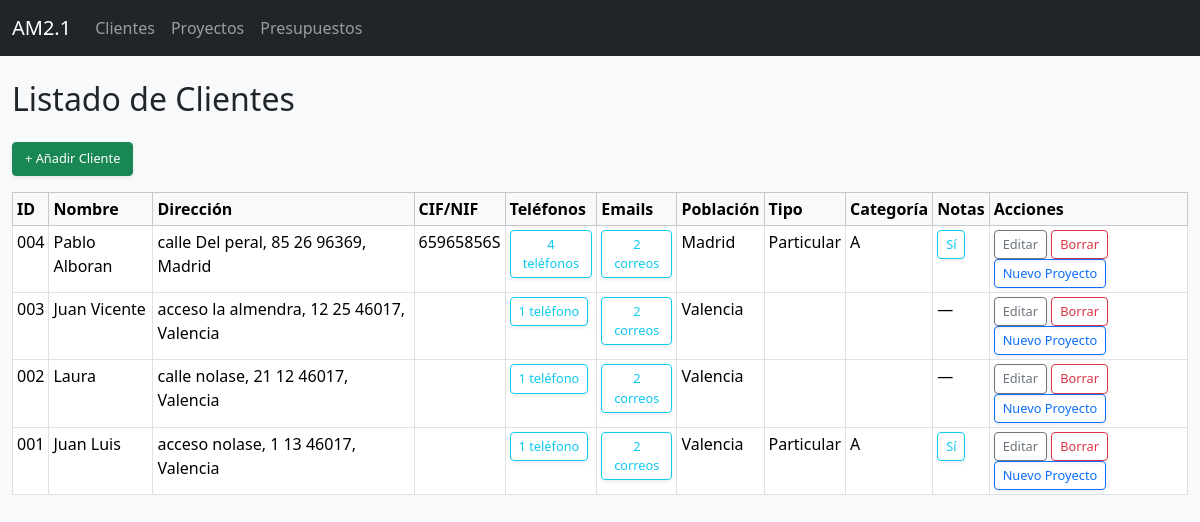
Page /clientes on the earlier database version.
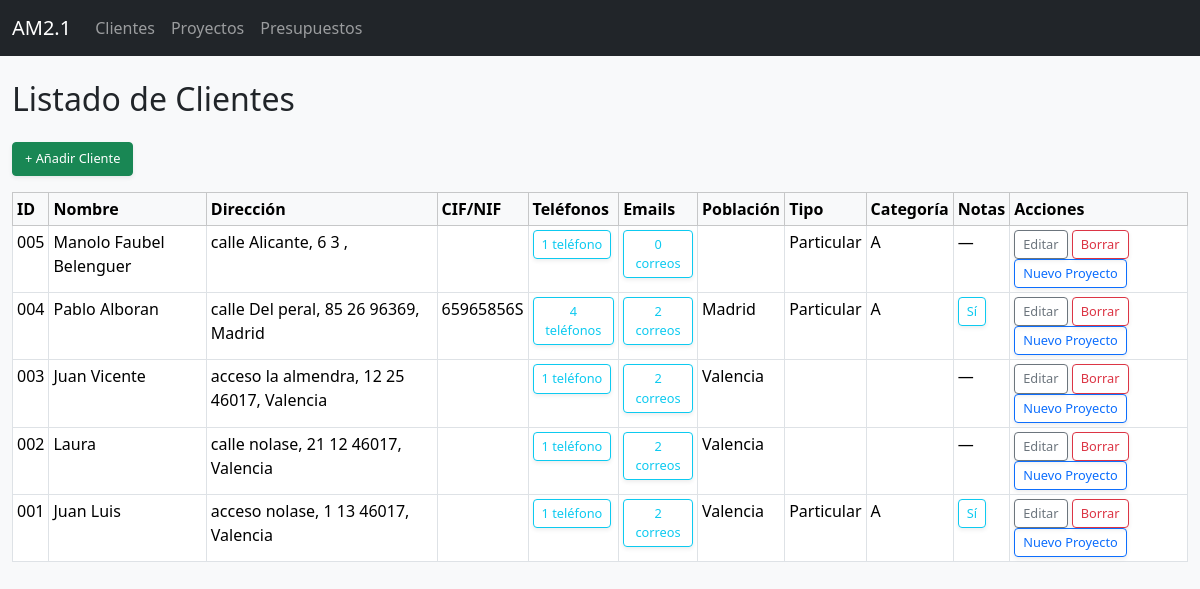
Same page on the later database version.
### tables this page shows
CREATE TABLE clientes (
            id INTEGER PRIMARY KEY AUTOINCREMENT,
            nombre TEXT NOT NULL,
            tipo_via TEXT,
            nombre_via TEXT,
            numero_via TEXT,
            puerta TEXT,
            codigo_postal TEXT,
            cif_nif TEXT,
            telefono1 TEXT,
            telefono2 TEXT,
            telefono3 TEXT,
            telefono4 TEXT,
            mail1 TEXT,
            mail2 TEXT,
            poblacion TEXT
        , notas TEXT, tipo_cliente TEXT, categoria_cliente TEXT);

### clientes.py (the view)
@clientes_bp.route("/clientes")
def listar_clientes():
    query = """
        SELECT id, nombre, tipo_via, nombre_via, numero_via, puerta, codigo_postal,
               cif_nif, telefono1, telefono2, telefono3, telefono4,
               mail1, mail2, poblacion, tipo_cliente, categoria_cliente, notas
        FROM clientes
        ORDER BY id DESC
    """
    clientes = db.execute_query(query, fetch=True) or []
    return render_template("clientes_list.html", clientes=clientes)

### dbhelper.py (called while the page is built)
    def execute_query(self, query, params=(), fetch=False, fetchone=False):
        with sqlite3.connect(self.db_path) as conn:
            conn.row_factory = sqlite3.Row  # Permite acceder a columnas por nombre
            cursor = conn.cursor()
            cursor.execute(query, params)
            result = None
            if fetch:
                result = cursor.fetchall()
            elif fetchone:
                result = cursor.fetchone()
            else:
                result = cursor.lastrowid
            conn.commit()
        return result

### templates/clientes_list.html (shortened to what this page needs)
{% extends "layout.html" %}
{% block content %}
<h2 class="mt-4 mb-4">Listado de Clientes</h2>
<a href="{{ url_for('clientes_bp.nuevo_cliente') }}" class="btn btn-success mb-3">+ Añadir Cliente</a>
<table class="table table-bordered table-hover table-sm">
  <thead class="table-light">
    <tr>
      <th>ID</th>
      <th>Nombre</th>
      <th>Dirección</th>
      <th>CIF/NIF</th>
      <th>Teléfonos</th>
      <th>Emails</th>
      <th>Población</th>
      <th>Tipo</th>
      <th>Categoría</th>
      <th>Notas</th>
      <th>Acciones</th>
    </tr>
  </thead>
  <tbody>
    {% for cliente in clientes %}
    <tr>
      <td>{{ "%03d" % cliente["id"] }} </td>
      <td>{{ cliente["nombre"] }}</td>
      <td>
        {{ cliente["tipo_via"] or "" }} {{ cliente["nombre_via"] or "" }}, {{ cliente["numero_via"] or "" }} {{ cliente["puerta"] or "" }} {{ cliente["codigo_postal"] or "" }},
        {{ cliente["poblacion"] or "" }}
      </td>
      <td>{{ cliente["cif_nif"] or "" }}</td>
      <td>
        {% set telefonos = [] %}
        {% for t in ["telefono1", "telefono2", "telefono3", "telefono4"] %}
          {% if cliente[t] %}{% set _ = telefonos.append(cliente[t]) %}{% endif %}
        {% endfor %}
        <button type="button" class="btn btn-sm btn-outline-info copiar-btn" data-correo="{{ telefonos|join(', ') }}" data-bs-toggle="modal" data-bs-target="#modalTelefonos{{ cliente['id'] }}">
          {{ telefonos|length }} teléfono{{ 's' if telefonos|length != 1 }}
        </button>
      </td>
      <td>
        {% set mails = [] %}
        {% if cliente["mail1"] %}{% set _ = mails.append(cliente["mail1"]) %}{% endif %}
        {% if cliente["mail2"] %}{% set _ = mails.append(cliente["mail2"]) %}{% endif %}
        <button type="button" class="btn btn-sm btn-outline-info copiar-btn" data-correo="{{ mails|join(', ') }}" data-bs-toggle="modal" data-bs-target="#modalCorreos{{ cliente['id'] }}">
          {{ mails|length }} correo{{ 's' if mails|length != 1 }}
        </button>
      </td>
      <td>{{ cliente["poblacion"] or "" }}</td>
      <td>{{ cliente["tipo_cliente"] or "" }}</td>
      <td>{{ cliente["categoria_cliente"] or "" }}</td>
      <td>
        {% if cliente["notas"] %}
          <button type="button" class="btn btn-sm btn-outline-info copiar-btn" data-correo="{{ cliente['notas'] }}" data-bs-toggle="modal" data-bs-target="#modalNotas{{ cliente['id'] }}">
            Sí
          </button>
        {% else %}
          —
        {% endif %}
      </td>
      <td>
        <a href="{{ url_for('clientes_bp.editar_cliente', cliente_id=cliente['id']) }}" class="btn btn-sm btn-outline-secondary">Editar</a>
        <form action="{{ url_for('clientes_bp.borrar_cliente', cliente_id=cliente['id']) }}" method="post" style="display:inline;">
          <button type="submit" class="btn btn-sm btn-outline-danger">Borrar</button>
        </form>
        <a href="{{ url_for('proyectos_bp.nuevo_proyecto_cliente', cliente_id=cliente['id']) }}" class="btn btn-sm btn-outline-primary">Nuevo Proyecto</a>
      </td>
    </tr>
    {% endfor %}
  </tbody>
</table>
{% endblock %}

Differences in the rows shown:
added clientes: id "005", nombre "Manolo Faubel Belenguer", tipo_via "calle", nombre_via "Alicante", numero_via "6", puerta "3", telefonos "1", mails "0", value "s", tipo_cliente "Particular", categoria_cliente "A"
